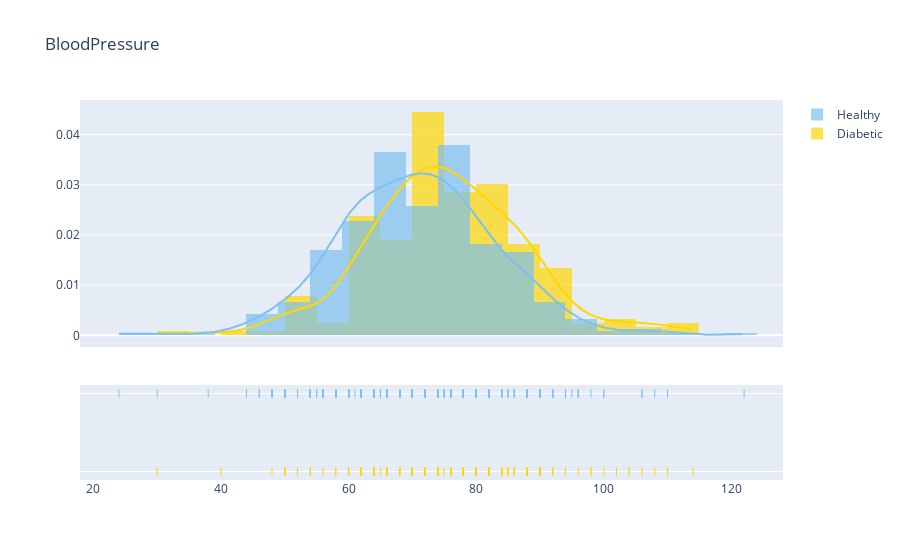

Notebook code for this chart:
### Markdown cell above
### Blood pressure

### Code cell
plot_distribution('BloodPressure', 5)

### Figure 1 — Plotly figure (JSON) as saved in the notebook; plotly's stock layout.template omitted (floating-point values rounded to 4 significant figures; data arrays with more than 128 entries replaced by an {"elided": "..."} marker saying what was removed)
{"data": [{"histnorm": "probability density", "legendgroup": "Diabetic", "marker": {"color": "#FFD700"}, "name": "Diabetic", "opacity": 0.7, "type": "histogram", "x": {"elided": "252 int values"}, "xaxis": "x", "xbins": {"end": 114, "size": 5, "start": 30}, "yaxis": "y"}, {"histnorm": "probability density", "legendgroup": "Healthy", "marker": {"color": "#7EC0EE"}, "name": "Healthy", "opacity": 0.7, "type": "histogram", "x": {"elided": "481 int values"}, "xaxis": "x", "xbins": {"end": 122, "size": 5, "start": 24}, "yaxis": "y"}, {"legendgroup": "Diabetic", "marker": {"color": "#FFD700"}, "mode": "lines", "name": "Diabetic", "showlegend": false, "type": "scatter", "x": {"elided": "500 float values"}, "xaxis": "x", "y": {"elided": "500 float values"}, "yaxis": "y"}, {"legendgroup": "Healthy", "marker": {"color": "#7EC0EE"}, "mode": "lines", "name": "Healthy", "showlegend": false, "type": "scatter", "x": {"elided": "500 float values"}, "xaxis": "x", "y": {"elided": "500 float values"}, "yaxis": "y"}, {"legendgroup": "Diabetic", "marker": {"color": "#FFD700", "symbol": "line-ns-open"}, "mode": "markers", "name": "Diabetic", "showlegend": false, "type": "scatter", "x": {"elided": "252 int values"}, "xaxis": "x", "y": {"elided": "252 str values"}, "yaxis": "y2"}, {"legendgroup": "Healthy", "marker": {"color": "#7EC0EE", "symbol": "line-ns-open"}, "mode": "markers", "name": "Healthy", "showlegend": false, "type": "scatter", "x": {"elided": "481 int values"}, "xaxis": "x", "y": {"elided": "481 str values"}, "yaxis": "y2"}], "layout": {"autosize": true, "barmode": "overlay", "hovermode": "closest", "legend": {"traceorder": "reversed"}, "title": {"text": "BloodPressure"}, "xaxis": {"anchor": "y2", "autorange": true, "domain": [0, 1], "range": [17.64, 128.4], "type": "linear", "zeroline": false}, "yaxis": {"anchor": "free", "autorange": true, "domain": [0.35, 1], "position": 0, "range": [-0.00233, 0.04691], "type": "linear"}, "yaxis2": {"anchor": "x", "autorange": true, "domain": [0, 0.25], "dtick": 1, "range": [-0.1818, 1.182], "showticklabels": false, "type": "category"}}}
